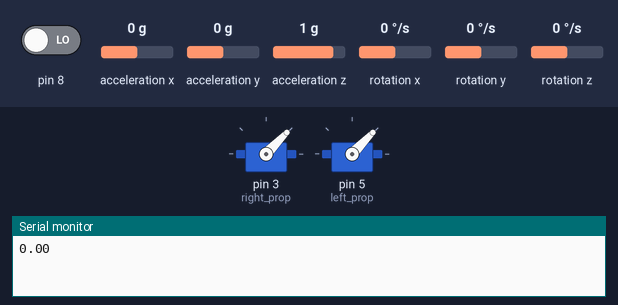
This sketch was run on a simulated Arduino Uno, built with avr-gcc and run on an emulated ATmega328P. On the bench: 2 × servo, the last lines printed to the serial monitor. Wiring (inferred from the names in the program): MPU-6050 motion sensor at I2C address 0x68. The inputs (shaded band) are chosen by the test bench; at power-on: rotation y 0 °/s, acceleration z 1 g, pin 8 LOW, acceleration x 0 g, acceleration y 0 g, rotation x 0 °/s, rotation z 0 °/s.

Above: at 4.2 s.
4.3 s: rotation y set to 12 °/s
At 7.5 s:
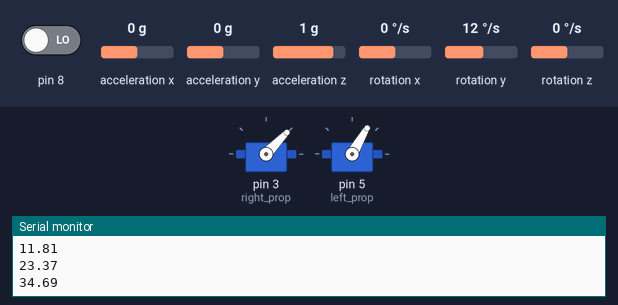
8.5 s: acceleration z set to 0 g
At 10.4 s:
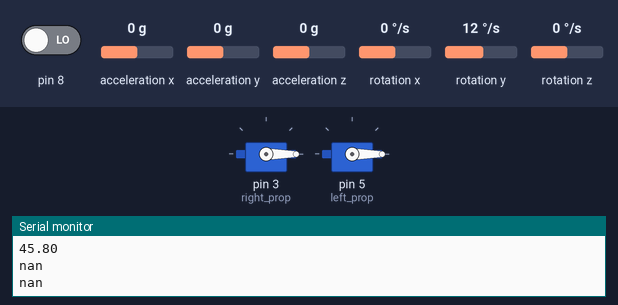
Timing chart, 0 to 11.9 s (numbered marks = the images above; inputs shaded):
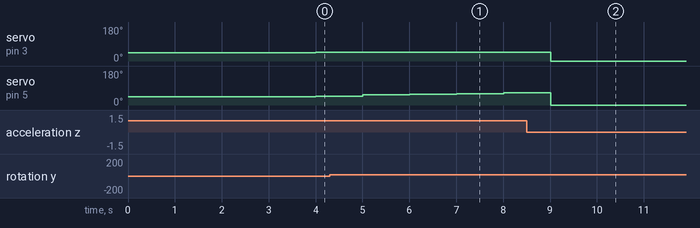

Measured:
- after the input at 4.3 s, servo on pin 5 (left_prop): 46° → 53° after 0.71 s, → 56° 1.0 s later, → 60° 1.0 s later, → 64° 1.0 s later
- after the input at 8.5 s, servo on pin 3 (right_prop): 46° → 0° after 0.52 s

The sketch:

p1.ino
```cpp
double channel;
#include <Wire.h>
#include <Servo.h>


Servo right_prop;
Servo left_prop;

/*MPU-6050 gives you 16 bits data so you have to create some 16int constants
 * to store the data for accelerations and gyro*/

int16_t Acc_rawX, Acc_rawY, Acc_rawZ,Gyr_rawX, Gyr_rawY, Gyr_rawZ;


float Acceleration_angle[2];
float Gyro_angle[3];
float Total_angle[3];


float elapsedTime, time, timePrev;
int i;
float rad_to_deg = 180/3.141592654;

float PID, pwmLeft, pwmRight, error, previous_error;
float pid_p=0;
float pid_i=0;
float pid_d=0;
/////////////////PID CONSTANTS/////////////////
double kp=3.55;//3.55
double ki=0.005;//0.003
double kd=2.05;//2.05
///////////////////////////////////////////////

double throttle=1020; //initial value of throttle to the motors
float desired_angle = 0; //This is the angle in which we whant the
                         //balance to stay steady


void setup() {
  Wire.begin(); //begin the wire comunication
  Wire.beginTransmission(0x68);
  Wire.write(0x6B);
  Wire.write(0);
  Wire.endTransmission(true);
  Serial.begin(250000);
  right_prop.attach(3); //attatch the right motor to pin 3
  left_prop.attach(5);  //attatch the left motor to pin 5

  time = millis(); //Start counting time in milliseconds
  /*In order to start up the ESCs we have to send a min value
   * of PWM to them before connecting the battery. Otherwise
   * the ESCs won't start up or enter in the configure mode.
   * The min value is 1000us and max is 2000us, REMEMBER!*/
  left_prop.writeMicroseconds(1000);
  right_prop.writeMicroseconds(1000);
  delay(3000); /*Give some delay, 7s, to have time to connect
                *the propellers and let everything start up*/
  pinMode(8, INPUT);
}//end of setup void

void loop() {
  /////////////////////////// R C //////////////////////////////////////
  channel = pulseIn(8, HIGH);

/////////////////////////////I M U/////////////////////////////////////
    timePrev = time;  // the previous time is stored before the actual time read
    time = millis();  // actual time read
    elapsedTime = (time - timePrev) / 1000;

  /*The tiemStep is the time that elapsed since the previous loop.
   * This is the value that we will use in the formulas as "elapsedTime"
   * in seconds. We work in ms so we haveto divide the value by 1000
   to obtain seconds*/

  /*Reed the values that the accelerometre gives.
   * We know that the slave adress for this IMU is 0x68 in
   * hexadecimal. For that in the RequestFrom and the
   * begin functions we have to put this value.*/

     Wire.beginTransmission(0x68);
     Wire.write(0x3B); //Ask for the 0x3B register- correspond to AcX
     Wire.endTransmission(false);
     Wire.requestFrom(0x68,6,true);

   /*We have asked for the 0x3B register. The IMU will send a brust of register.
    * The amount of register to read is specify in the requestFrom function.
    * In this case we request 6 registers. Each value of acceleration is made out of
    * two 8bits registers, low values and high values. For that we request the 6 of them
    * and just make then sum of each pair. For that we shift to the left the high values
    * register (<<) and make an or (|) operation to add the low values.*/

     Acc_rawX=Wire.read()<<8|Wire.read(); //each value needs two registres
     Acc_rawY=Wire.read()<<8|Wire.read();
     Acc_rawZ=Wire.read()<<8|Wire.read();


    /*///This is the part where you need to calculate the angles using Euler equations///*/

    /* - Now, to obtain the values of acceleration in "g" units we first have to divide the raw
     * values that we have just read by 16384.0 because that is the value that the MPU6050
     * datasheet gives us.*/
    /* - Next we have to calculate the radian to degree value by dividing 180º by the PI number
    * which is 3.141592654 and store this value in the rad_to_deg variable. In order to not have
    * to calculate this value in each loop we have done that just once before the setup void.
    */

    /* Now we can apply the Euler formula. The atan will calculate the arctangent. The
     *  pow(a,b) will elevate the a value to the b power. And finnaly sqrt function
     *  will calculate the rooth square.*/
     /*---X---*/
     Acceleration_angle[0] = atan((Acc_rawY/16384.0)/sqrt(pow((Acc_rawX/16384.0),2) + pow((Acc_rawZ/16384.0),2)))*rad_to_deg;
     /*---Y---*/
     Acceleration_angle[1] = atan(-1*(Acc_rawX/16384.0)/sqrt(pow((Acc_rawY/16384.0),2) + pow((Acc_rawZ/16384.0),2)))*rad_to_deg;

   /*Now we read the Gyro data in the same way as the Acc data. The adress for the
    * gyro data starts at 0x43. We can see this adresses if we look at the register map
    * of the MPU6050. In this case we request just 4 values. W don¡t want the gyro for
    * the Z axis (YAW).*/

   Wire.beginTransmission(0x68);
   Wire.write(0x43); //Gyro data first adress
   Wire.endTransmission(false);
   Wire.requestFrom(0x68,6,true); //Just 4 registers

   Gyr_rawX=Wire.read()<<8|Wire.read(); //Once again we shif and sum
   Gyr_rawY=Wire.read()<<8|Wire.read();
   Gyr_rawZ=Wire.read()<<8|Wire.read();

   /*Now in order to obtain the gyro data in degrees/seconda we have to divide first
   the raw value by 131 because that's the value that the datasheet gives us*/

   /*---X---*/
   Gyro_angle[0] = Gyr_rawX/131.0;
   /*---Y---*/
   Gyro_angle[1] = Gyr_rawY/131.0;
   /*---Z---*/
   Gyro_angle[2] = Gyr_rawZ/131.0;

   /*Now in order to obtain degrees we have to multiply the degree/seconds
   *value by the elapsedTime.*/
   /*Finnaly we can apply the final filter where we add the acceleration
   *part that afects the angles and ofcourse multiply by 0.98 */

   /*---X axis angle---*/
   Total_angle[0] = 0.98 *(Total_angle[0] + Gyro_angle[0]*elapsedTime) + 0.02*Acceleration_angle[0];
   /*---Y axis angle---*/
   Total_angle[1] = 0.98 *(Total_angle[1] + Gyro_angle[1]*elapsedTime) + 0.02*Acceleration_angle[1];
   /*---Z axis angle---*/
   Total_angle[2] =       (Total_angle[2] + Gyro_angle[2]*elapsedTime);

   /*Now we have our angles in degree and values from -10º0 to 100º aprox*/
   Serial.println(Total_angle[1]);


/*///////////////////////////P I D///////////////////////////////////*/
/*Remember that for the balance we will use just one axis. I've choose the x angle
to implement the PID with. That means that the x axis of the IMU has to be paralel to
the balance*/

/*First calculate the error between the desired angle and
*the real measured angle*/
error = Total_angle[1] - desired_angle;

/*Next the proportional value of the PID is just a proportional constant
*multiplied by the error*/

pid_p = kp*error;

/*The integral part should only act if we are close to the
desired position but we want to fine tune the error. That's
why I've made a if operation for an error between -3 and 3 degree.
To integrate we just sum the previous integral value with the
error multiplied by  the integral constant. This will integrate (increase)
the value each loop till we reach the 0 point*/
if(-3 <error <3)
{
  pid_i = pid_i+(ki*error);
}

/*The last part is the derivate. The derivate acts upon the speed of the error.
As we know the speed is the amount of error that produced in a certain amount of
time divided by that time. For taht we will use a variable called previous_error.
We substract that value from the actual error and divide all by the elapsed time.
Finnaly we multiply the result by the derivate constant*/

pid_d = kd*((error - previous_error)/elapsedTime);

/*The final PID values is the sum of each of this 3 parts*/
PID = pid_p + pid_i + pid_d;

/*We know taht the min value of PWM signal is 1000us and the max is 2000. So that
tells us that the PID value can/s oscilate more than -1000 and 1000 because when we
have a value of 2000us the maximum value taht we could sybstract is 1000 and when
we have a value of 1000us for the PWM sihnal, the maximum value that we could add is 1000
to reach the maximum 2000us*/
if(PID < -1000)
{
  PID=-1000;
}
if(PID > 1000)
{
  PID=1000;
}

/*Finnaly we calculate the PWM width. We sum the desired throttle and the PID value*/
pwmLeft = throttle + PID;
pwmRight = throttle - PID;


/*Once again we map the PWM values to be sure that we won't pass the min
and max values. Yes, we've already maped the PID values. But for example, for
throttle value of 1300, if we sum the max PID value we would have 2300us and
that will mess up the ESC.*/
//Right
if(pwmRight < 1020)
{
  pwmRight= 1020;
}
if(pwmRight > 1300)
{
  pwmRight=1300;
}
//Left
if(pwmLeft < 1020)
{
  pwmLeft= 1020;
}
if(pwmLeft > 1300)
{
  pwmLeft=1300;
}

/*Finnaly using the servo function we create the PWM pulses with the calculated
width for each pulse*/
left_prop.writeMicroseconds(pwmLeft);
right_prop.writeMicroseconds(pwmRight);
previous_error = error; //Remember to store the previous error.

}//end of loop void
```
